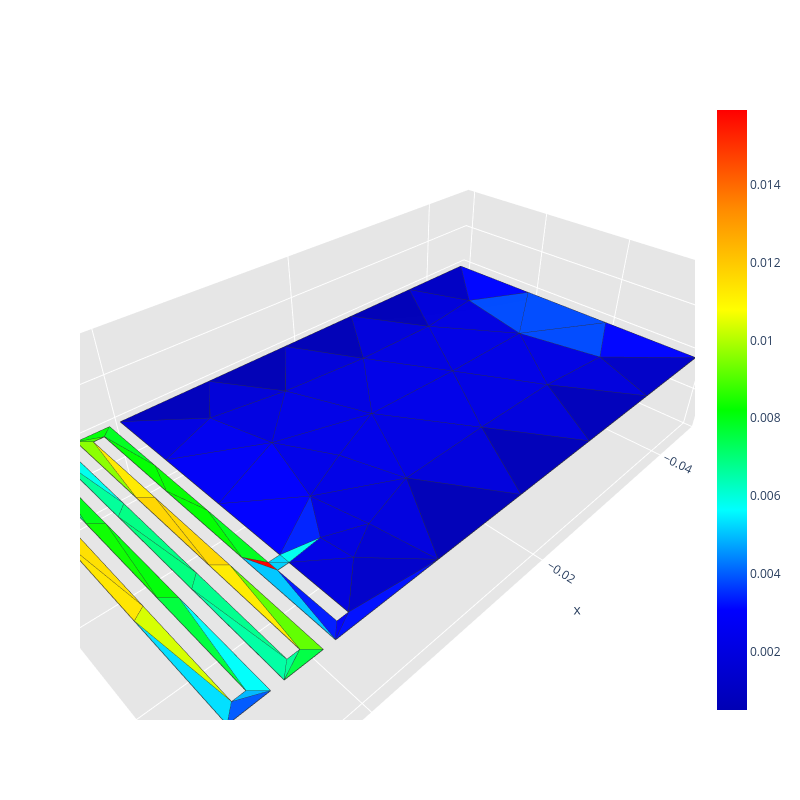
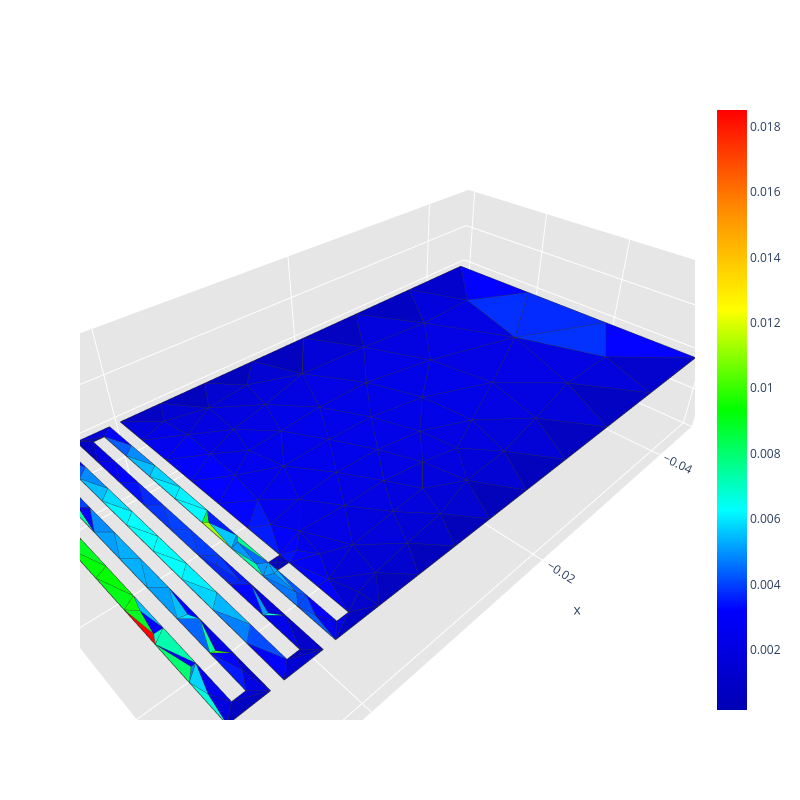
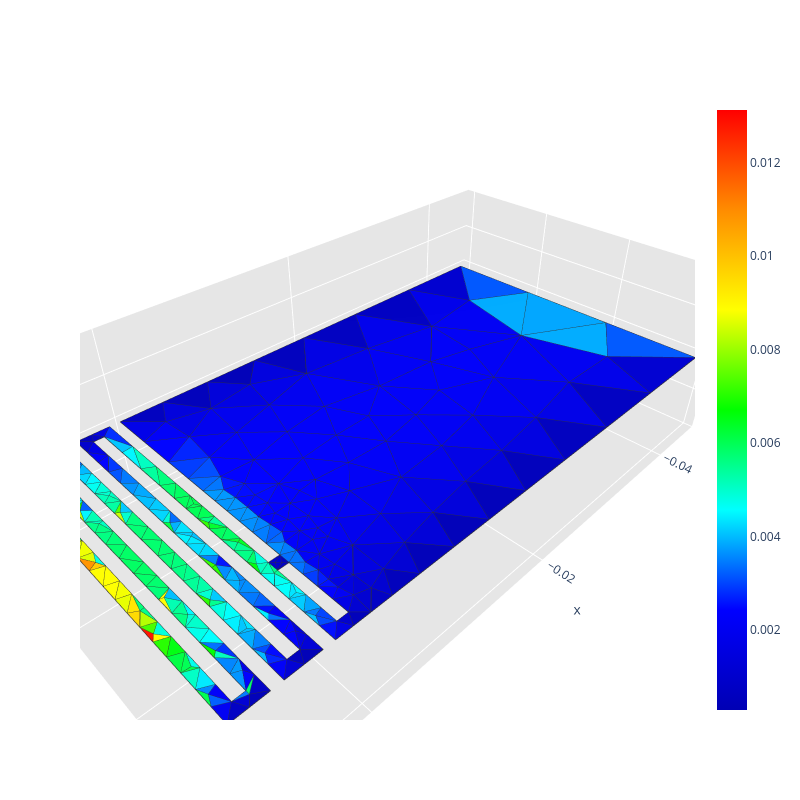
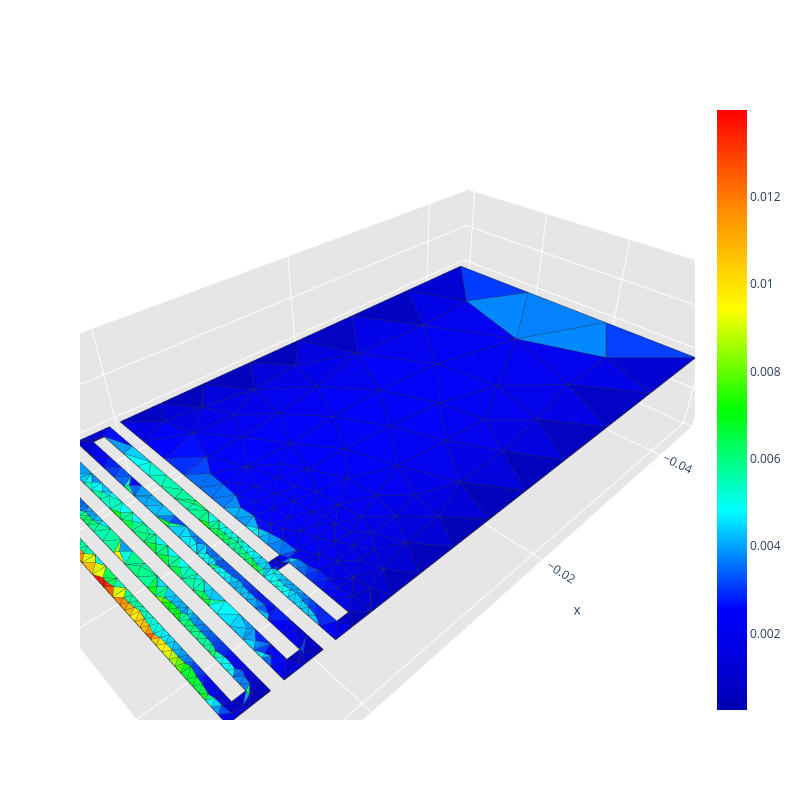

Notebook code for these charts, in order:
### Code cell
run_scattering_refinement(config, grid_points, radius_vicinity, path, frequency, wave_incident_direction, polarization)

### Figure 1 — Plotly figure (JSON) as saved in the notebook; plotly's stock layout.template omitted (floating-point values rounded to 4 significant figures; data arrays with more than 128 entries replaced by an {"elided": "..."} marker saying what was removed)
{"data": [{"facecolor": ["rgb(0, 0, 244)", "rgb(0, 0, 227)", "rgb(0, 0, 250)", "rgb(0, 0, 227)", "rgb(0, 0, 254)", "rgb(0, 0, 182)", "rgb(0, 0, 219)", "rgb(0, 0, 229)", "rgb(0, 0, 220)", "rgb(0, 0, 222)", "rgb(0, 0, 230)", "rgb(0, 0, 225)", "rgb(0, 0, 214)", "rgb(0, 0, 185)", "rgb(0, 0, 183)", "rgb(0, 0, 181)", "rgb(0, 0, 183)", "rgb(0, 0, 217)", "rgb(0, 0, 224)", "rgb(0, 0, 218)", "rgb(0, 0, 225)", "rgb(0, 0, 237)", "rgb(0, 0, 180)", "rgb(0, 75, 255)", "rgb(0, 0, 223)", "rgb(0, 0, 224)", "rgb(0, 0, 186)", "rgb(0, 0, 228)", "rgb(0, 4, 255)", "rgb(0, 5, 255)", "rgb(0, 0, 230)", "rgb(0, 0, 197)", "rgb(0, 0, 195)", "rgb(0, 34, 255)", "rgb(0, 0, 230)", "rgb(0, 0, 223)", "rgb(0, 0, 215)", "rgb(0, 0, 228)", "rgb(0, 0, 209)", "rgb(0, 0, 230)", "rgb(0, 0, 224)", "rgb(0, 0, 225)", "rgb(0, 0, 218)", "rgb(0, 0, 226)", "rgb(0, 75, 255)", "rgb(0, 0, 217)", "rgb(0, 74, 255)", "rgb(0, 0, 228)", "rgb(0, 0, 222)", "rgb(0, 0, 250)", "rgb(0, 255, 236)", "rgb(0, 255, 7)", "rgb(0, 255, 68)", "rgb(0, 255, 150)", "rgb(63, 255, 0)", "rgb(0, 255, 169)", "rgb(0, 255, 242)", "rgb(0, 182, 255)", "rgb(0, 89, 255)", "rgb(0, 207, 255)", "rgb(0, 213, 255)", "rgb(0, 0, 219)", "rgb(255, 0, 0)", "rgb(0, 27, 255)", "rgb(0, 196, 255)", "rgb(0, 255, 30)", "rgb(0, 15, 255)", "rgb(0, 255, 32)", "rgb(2, 255, 0)", "rgb(137, 255, 0)", "rgb(255, 231, 0)", "rgb(95, 255, 0)", "rgb(0, 255, 162)", "rgb(0, 255, 235)", "rgb(0, 255, 152)", "rgb(0, 255, 126)", "rgb(0, 255, 23)", "rgb(0, 255, 248)", "rgb(0, 221, 255)", "rgb(210, 255, 0)", "rgb(211, 255, 0)", "rgb(0, 255, 61)", "rgb(0, 255, 140)", "rgb(255, 233, 0)", "rgb(0, 255, 125)", "rgb(0, 255, 131)", "rgb(0, 255, 8)", "rgb(13, 255, 0)", "rgb(1, 255, 0)", "rgb(4, 255, 0)", "rgb(255, 211, 0)", "rgb(255, 213, 0)", "rgb(255, 227, 0)", "rgb(255, 221, 0)", "rgb(0, 1, 255)", "rgb(0, 0, 200)"], "i": [55, 70, 54, 62, 54, 59, 57, 61, 59, 67, 66, 64, 72, 57, 58, 30, 31, 30, 68, 64, 65, 55, 29, 33, 66, 64, 28, 67, 4, 32, 67, 56, 6, 60, 66, 5, 61, 60, 63, 64, 68, 70, 62, 60, 70, 31, 33, 0, 69, 26, 3, 24, 11, 22, 9, 12, 21, 19, 14, 0, 2, 0, 1, 26, 7, 34, 7, 8, 52, 9, 51, 23, 22, 12, 48, 13, 47, 19, 18, 43, 42, 41, 38, 37, 49, 39, 46, 40, 53, 35, 36, 50, 45, 43, 16, 27], "j": [67, 71, 67, 71, 60, 64, 65, 71, 73, 76, 71, 66, 76, 62, 65, 61, 68, 68, 71, 65, 71, 76, 72, 70, 72, 73, 76, 72, 74, 75, 77, 74, 75, 69, 77, 76, 72, 77, 73, 77, 75, 74, 74, 73, 75, 75, 74, 69, 73, 27, 69, 25, 23, 23, 24, 13, 12, 14, 15, 1, 3, 63, 34, 7, 34, 53, 27, 25, 35, 51, 9, 37, 11, 21, 39, 47, 13, 41, 15, 16, 45, 19, 49, 23, 38, 48, 40, 46, 34, 52, 50, 36, 42, 44, 17, 63], "k": [54, 68, 60, 70, 3, 58, 62, 66, 64, 72, 65, 65, 28, 56, 57, 29, 30, 61, 61, 58, 62, 67, 28, 32, 61, 60, 5, 66, 33, 6, 60, 4, 31, 3, 67, 55, 29, 64, 59, 66, 70, 62, 56, 69, 32, 68, 70, 63, 63, 7, 0, 8, 10, 11, 8, 20, 20, 18, 18, 2, 0, 27, 2, 1, 1, 2, 59, 52, 8, 24, 36, 10, 38, 48, 12, 20, 40, 14, 42, 44, 18, 46, 22, 50, 39, 49, 41, 47, 35, 53, 51, 37, 43, 45, 44, 59], "name": "", "type": "mesh3d", "x": [0.0, 0.001, 0.001, 0.0, -0.045, 0.0, -0.045, 0.002, 0.002, 0.003, 0.003, 0.006, 0.006, 0.007, 0.007, 0.01, 0.01, 0.009, 0.009, 0.008, 0.008, 0.005, 0.005, 0.004, 0.004, 0.001, 0.001, 0.0, -0.009, -0.018, -0.027, -0.036, -0.045, -0.045, 0.002, 0.002, 0.003, 0.003, 0.006, 0.006, 0.007, 0.007, 0.01, 0.01, 0.009, 0.009, 0.008, 0.008, 0.005, 0.005, 0.004, 0.004, 0.001, 0.001, 0.0, 0.0, -0.0356, -0.0262, -0.0168, -0.0074, -0.005389, -0.02197, -0.03078, -0.003431, -0.01204, -0.02135, -0.01613, -0.007412, -0.0312, -0.003054, -0.03673, -0.02638, -0.01304, -0.006464, -0.03849, -0.03873, -0.005769, -0.01023], "y": [0.023, 0.023, 0.022, 0.022, 0.03, 0.0, 0.0, 0.03, 0.001, 0.001, 0.03, 0.03, 0.001, 0.001, 0.03, 0.03, 4.337e-19, 4.337e-19, 0.029, 0.029, 4.337e-19, 4.337e-19, 0.029, 0.029, 4.337e-19, 4.337e-19, 0.029, 0.029, 0.0, 0.0, 0.0, 0.0, 0.01, 0.02, 0.02033, 0.01067, 0.01067, 0.02033, 0.02033, 0.01067, 0.01067, 0.02033, 0.02, 0.01, 0.009667, 0.01933, 0.01933, 0.009667, 0.009667, 0.01933, 0.01933, 0.009667, 0.007333, 0.01467, 0.01467, 0.007333, 0.03, 0.03, 0.03, 0.03, 0.01886, 0.007185, 0.02259, 0.02578, 0.02254, 0.02247, 0.01442, 0.01156, 0.007356, 0.02271, 0.01496, 0.01485, 0.006328, 0.02413, 0.02336, 0.006543, 0.005004, 0.01673], "z": [0.0, 0.0, 0.0, 0.0, 0.0, 0.0, 0.0, 0.0, 0.0, 0.0, 0.0, 0.0, 0.0, 0.0, 0.0, 0.0, 0.0, 0.0, 0.0, 0.0, 0.0, 0.0, 0.0, 0.0, 0.0, 0.0, 0.0, 0.0, 0.0, 0.0, 0.0, 0.0, 0.0, 0.0, 0.0, 0.0, 0.0, 0.0, 0.0, 0.0, 0.0, 0.0, 0.0, 0.0, 0.0, 0.0, 0.0, 0.0, 0.0, 0.0, 0.0, 0.0, 0.0, 0.0, 0.0, 0.0, 0.0, 0.0, 0.0, 0.0, 0.0, 0.0, 0.0, 0.0, 0.0, 0.0, 0.0, 0.0, 0.0, 0.0, 0.0, 0.0, 0.0, 0.0, 0.0, 0.0, 0.0, 0.0]}, {"line": {"color": "rgb(50, 50, 50)", "width": 1.5}, "mode": "lines", "showlegend": false, "type": "scatter3d", "x": {"elided": "480 float values"}, "y": {"elided": "480 float values"}, "z": {"elided": "480 int values"}}, {"hoverinfo": "none", "marker": {"color": [0.0004901, 0.01593], "colorscale": [[0, "rgb(0, 0, 180)"], [0.1667, "rgb(0, 0, 255)"], [0.3333, "rgb(0, 255, 255)"], [0.5, "rgb(0, 255, 0)"], [0.6667, "rgb(255, 255, 0)"], [0.8333, "rgb(255, 140, 0)"], [1, "rgb(255, 0, 0)"]], "showscale": true, "size": 0.1}, "mode": "markers", "showlegend": false, "type": "scatter3d", "x": [0.0], "y": [0.023], "z": [0.0]}], "layout": {"height": 800, "legend": {"bgcolor": "rgba(255,255,255,0.7)", "bordercolor": "lightgray", "borderwidth": 1, "x": 0.2, "xanchor": "left", "y": 0.9, "yanchor": "top"}, "scene": {"aspectratio": {"x": 1, "y": 0.5455, "z": 0.3}, "camera": {"eye": {"x": 0.65, "y": 0.65, "z": 0.65}}, "xaxis": {"backgroundcolor": "rgb(230, 230, 230)", "gridcolor": "rgb(255, 255, 255)", "showbackground": true, "zerolinecolor": "rgb(255, 255, 255)"}, "yaxis": {"backgroundcolor": "rgb(230, 230, 230)", "gridcolor": "rgb(255, 255, 255)", "showbackground": true, "zerolinecolor": "rgb(255, 255, 255)"}, "zaxis": {"backgroundcolor": "rgb(230, 230, 230)", "gridcolor": "rgb(255, 255, 255)", "showbackground": true, "zerolinecolor": "rgb(255, 255, 255)"}}, "title": {"text": ""}, "width": 800}}

### Figure 2 — Plotly figure (JSON) as saved in the notebook; plotly's stock layout.template omitted (floating-point values rounded to 4 significant figures; data arrays with more than 128 entries replaced by an {"elided": "..."} marker saying what was removed)
{"data": [{"facecolor": {"elided": "269 str values"}, "i": {"elided": "269 int values"}, "j": {"elided": "269 int values"}, "k": {"elided": "269 int values"}, "name": "", "type": "mesh3d", "x": {"elided": "194 float values"}, "y": {"elided": "194 float values"}, "z": {"elided": "194 float values"}}, {"line": {"color": "rgb(50, 50, 50)", "width": 1.5}, "mode": "lines", "showlegend": false, "type": "scatter3d", "x": {"elided": "1345 float values"}, "y": {"elided": "1345 float values"}, "z": {"elided": "1345 int values"}}, {"hoverinfo": "none", "marker": {"color": [0.0001589, 0.0185], "colorscale": [[0, "rgb(0, 0, 180)"], [0.1667, "rgb(0, 0, 255)"], [0.3333, "rgb(0, 255, 255)"], [0.5, "rgb(0, 255, 0)"], [0.6667, "rgb(255, 255, 0)"], [0.8333, "rgb(255, 140, 0)"], [1, "rgb(255, 0, 0)"]], "showscale": true, "size": 0.1}, "mode": "markers", "showlegend": false, "type": "scatter3d", "x": [0.002], "y": [0.03], "z": [0.0]}], "layout": {"height": 800, "legend": {"bgcolor": "rgba(255,255,255,0.7)", "bordercolor": "lightgray", "borderwidth": 1, "x": 0.2, "xanchor": "left", "y": 0.9, "yanchor": "top"}, "scene": {"aspectratio": {"x": 1, "y": 0.5455, "z": 0.3}, "camera": {"eye": {"x": 0.65, "y": 0.65, "z": 0.65}}, "xaxis": {"backgroundcolor": "rgb(230, 230, 230)", "gridcolor": "rgb(255, 255, 255)", "showbackground": true, "zerolinecolor": "rgb(255, 255, 255)"}, "yaxis": {"backgroundcolor": "rgb(230, 230, 230)", "gridcolor": "rgb(255, 255, 255)", "showbackground": true, "zerolinecolor": "rgb(255, 255, 255)"}, "zaxis": {"backgroundcolor": "rgb(230, 230, 230)", "gridcolor": "rgb(255, 255, 255)", "showbackground": true, "zerolinecolor": "rgb(255, 255, 255)"}}, "title": {"text": ""}, "width": 800}}

### Figure 3 — Plotly figure (JSON) as saved in the notebook; plotly's stock layout.template omitted (floating-point values rounded to 4 significant figures; data arrays with more than 128 entries replaced by an {"elided": "..."} marker saying what was removed)
{"data": [{"facecolor": {"elided": "455 str values"}, "i": {"elided": "455 int values"}, "j": {"elided": "455 int values"}, "k": {"elided": "455 int values"}, "name": "", "type": "mesh3d", "x": {"elided": "339 float values"}, "y": {"elided": "339 float values"}, "z": {"elided": "339 float values"}}, {"line": {"color": "rgb(50, 50, 50)", "width": 1.5}, "mode": "lines", "showlegend": false, "type": "scatter3d", "x": {"elided": "2275 float values"}, "y": {"elided": "2275 float values"}, "z": {"elided": "2275 int values"}}, {"hoverinfo": "none", "marker": {"color": [0.0002823, 0.01313], "colorscale": [[0, "rgb(0, 0, 180)"], [0.1667, "rgb(0, 0, 255)"], [0.3333, "rgb(0, 255, 255)"], [0.5, "rgb(0, 255, 0)"], [0.6667, "rgb(255, 255, 0)"], [0.8333, "rgb(255, 140, 0)"], [1, "rgb(255, 0, 0)"]], "showscale": true, "size": 0.1}, "mode": "markers", "showlegend": false, "type": "scatter3d", "x": [0.002], "y": [0.03], "z": [0.0]}], "layout": {"height": 800, "legend": {"bgcolor": "rgba(255,255,255,0.7)", "bordercolor": "lightgray", "borderwidth": 1, "x": 0.2, "xanchor": "left", "y": 0.9, "yanchor": "top"}, "scene": {"aspectratio": {"x": 1, "y": 0.5455, "z": 0.3}, "camera": {"eye": {"x": 0.65, "y": 0.65, "z": 0.65}}, "xaxis": {"backgroundcolor": "rgb(230, 230, 230)", "gridcolor": "rgb(255, 255, 255)", "showbackground": true, "zerolinecolor": "rgb(255, 255, 255)"}, "yaxis": {"backgroundcolor": "rgb(230, 230, 230)", "gridcolor": "rgb(255, 255, 255)", "showbackground": true, "zerolinecolor": "rgb(255, 255, 255)"}, "zaxis": {"backgroundcolor": "rgb(230, 230, 230)", "gridcolor": "rgb(255, 255, 255)", "showbackground": true, "zerolinecolor": "rgb(255, 255, 255)"}}, "title": {"text": ""}, "width": 800}}

### Figure 4 — Plotly figure (JSON) as saved in the notebook; plotly's stock layout.template omitted (floating-point values rounded to 4 significant figures; data arrays with more than 128 entries replaced by an {"elided": "..."} marker saying what was removed)
{"data": [{"facecolor": {"elided": "814 str values"}, "i": {"elided": "814 int values"}, "j": {"elided": "814 int values"}, "k": {"elided": "814 int values"}, "name": "", "type": "mesh3d", "x": {"elided": "582 float values"}, "y": {"elided": "582 float values"}, "z": {"elided": "582 float values"}}, {"line": {"color": "rgb(50, 50, 50)", "width": 1.5}, "mode": "lines", "showlegend": false, "type": "scatter3d", "x": {"elided": "4070 float values"}, "y": {"elided": "4070 float values"}, "z": {"elided": "4070 int values"}}, {"hoverinfo": "none", "marker": {"color": [0.0002441, 0.01399], "colorscale": [[0, "rgb(0, 0, 180)"], [0.1667, "rgb(0, 0, 255)"], [0.3333, "rgb(0, 255, 255)"], [0.5, "rgb(0, 255, 0)"], [0.6667, "rgb(255, 255, 0)"], [0.8333, "rgb(255, 140, 0)"], [1, "rgb(255, 0, 0)"]], "showscale": true, "size": 0.1}, "mode": "markers", "showlegend": false, "type": "scatter3d", "x": [0.002], "y": [0.03], "z": [0.0]}], "layout": {"height": 800, "legend": {"bgcolor": "rgba(255,255,255,0.7)", "bordercolor": "lightgray", "borderwidth": 1, "x": 0.2, "xanchor": "left", "y": 0.9, "yanchor": "top"}, "scene": {"aspectratio": {"x": 1, "y": 0.5455, "z": 0.3}, "camera": {"eye": {"x": 0.65, "y": 0.65, "z": 0.65}}, "xaxis": {"backgroundcolor": "rgb(230, 230, 230)", "gridcolor": "rgb(255, 255, 255)", "showbackground": true, "zerolinecolor": "rgb(255, 255, 255)"}, "yaxis": {"backgroundcolor": "rgb(230, 230, 230)", "gridcolor": "rgb(255, 255, 255)", "showbackground": true, "zerolinecolor": "rgb(255, 255, 255)"}, "zaxis": {"backgroundcolor": "rgb(230, 230, 230)", "gridcolor": "rgb(255, 255, 255)", "showbackground": true, "zerolinecolor": "rgb(255, 255, 255)"}}, "title": {"text": ""}, "width": 800}}
